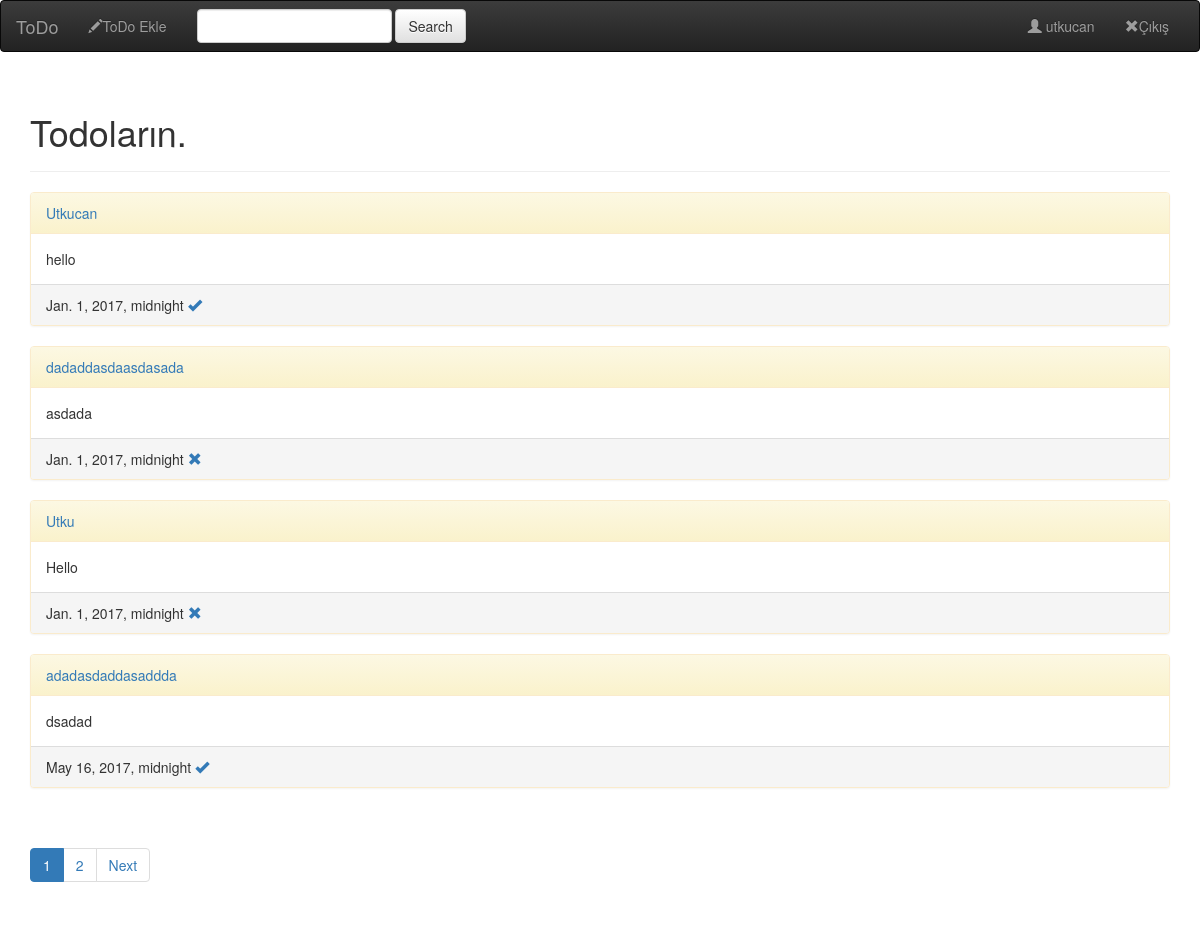
The page /profile/ (signed in) on the database as committed earlier.
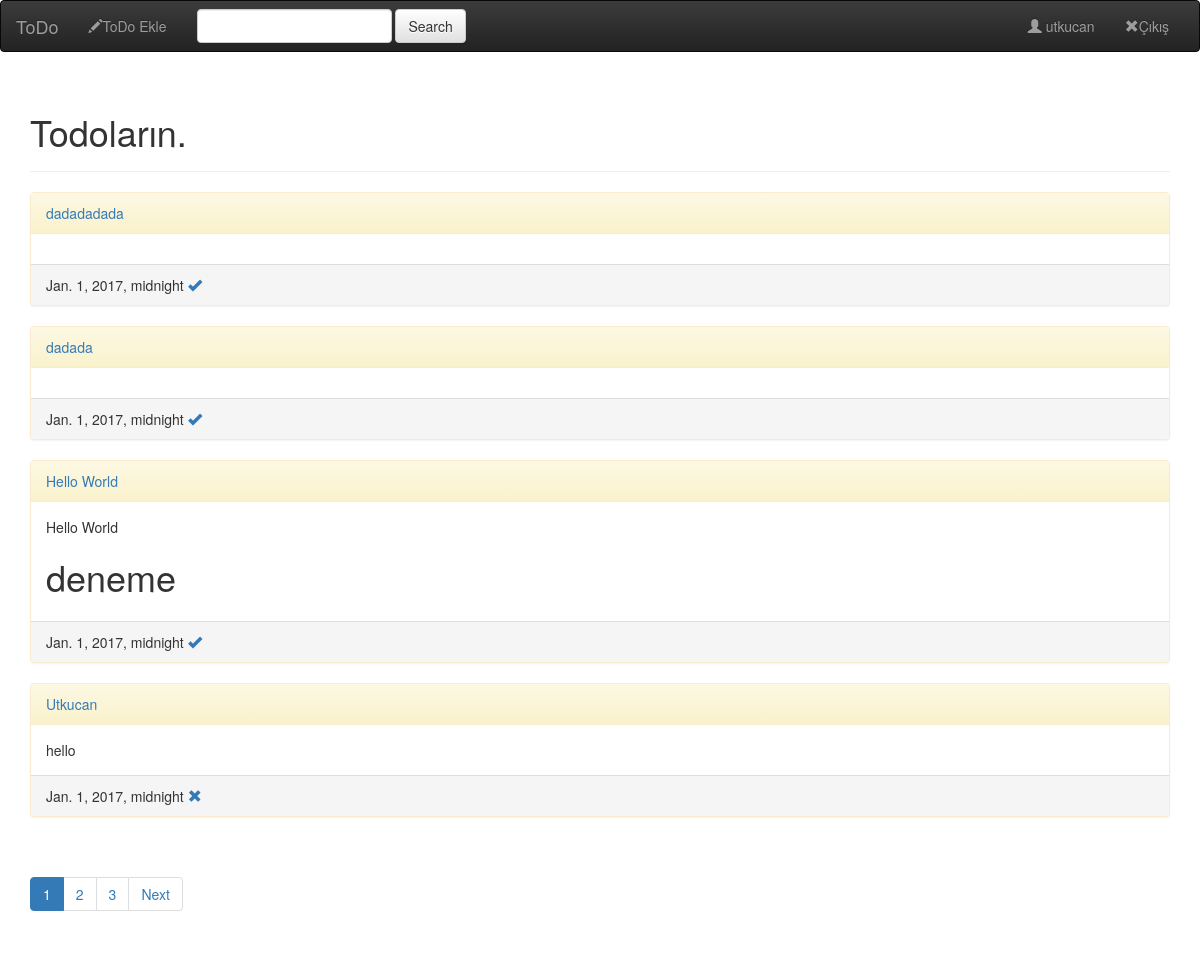
The same page on the database as committed later.
### todo/models.py (models this page shows, shortened)
class ToDo(models.Model):
    title = models.CharField(max_length=140, unique=True)
    content = models.TextField(max_length=250)
    createdate = models.DateTimeField(auto_now_add=True)
    tododate = models.DateTimeField()
    user = models.ForeignKey("auth.User")
    done = models.BooleanField(default=False)
    publish = models.BooleanField(default=True)
    class Meta:
        ordering = ["-createdate"]

### todo/views.py (the view)
# urls.py: url(r"^profile/$", views.ProfileView, name="profile"),
def ProfileView(request):
    if request.user.is_authenticated():
        user = request.user
    else:
        return redirect('accounts:login')
    all_todo = ToDo.objects.filter(user__username=user.username)
    paginator = Paginator(all_todo, 4)
    page = request.GET.get('page')
    try:
        pg = paginator.page(page)
    except PageNotAnInteger:
        pg = paginator.page(1)
    except EmptyPage:
        pg = paginator.page(paginator.num_pages)
    return render(request, "profile.html", {"all_todo":all_todo, "user":user, "posts":pg})

### templates/profile.html (shortened to what this page needs)
{% extends 'base.html' %}
{%block body %}
<div class="container">
    <div class="page-header">
        <h1>Todoların.</h1>
    </div>
{% for todo in posts %}
<div class="panel panel-warning">
    <div class="panel-heading"><a href="{% url 'todo:detail' todo.id %}">{{todo.title}}</a></div>
  <div class="panel-body">
  {% autoescape on %}
    {{todo.content|safe}}
                              {% endautoescape %}   </div>
<div class="panel-footer">{{todo.tododate}}
    {% if not todo.done %}
<a href="{% url 'todo:done' todo.id %}"><span class="glyphicon glyphicon-ok"></span></a>
{% else %}
<a href="{% url 'todo:done' todo.id %}"><span class="glyphicon glyphicon-remove"></span></a>
{% endif %}
</div>
</div>
{% endfor %}
</div>
{% if posts %}
<div class="container">
    <div class="pagination">
      <ul class="pagination">
          {% for pg in posts.paginator.page_range %}
              {% if posts.number == pg %}
                  <li class="active"><a href="?page={{ pg }}">{{ pg }}</a></li>
              {% else %}
                  <li><a href="?page={{ pg }}">{{ pg }}</a></li>
              {% endif %}
          {% endfor %}
          {% if posts.has_next %}
              <li><a href="?page={{ posts.next_page_number }}">Next</a></li>
          {% endif %}
      </ul>
    </div>
</div>
{% endif %}
{% endblock %}

Rows that differ between the two databases and show on the page:
no longer on this page (row unchanged): ToDo: title "dadaddasdaasdasada", content "asdada", tododate "Jan. 1, 2017, midnight", done True (drawn)
no longer on this page (row unchanged): ToDo: title "Utku", content "Hello", tododate "Jan. 1, 2017, midnight", done True (drawn)
no longer on this page (row unchanged): ToDo: title "adadasdaddasaddda", content "dsadad", tododate "May 16, 2017, midnight", done False (drawn)
added ToDo: title "dadadadada", tododate "Jan. 1, 2017, midnight", done False (drawn)
added ToDo: title "dadada", tododate "Jan. 1, 2017, midnight", done False (drawn)
added ToDo: title "Hello World", content "Hello World deneme", tododate "Jan. 1, 2017, midnight", done False (drawn)
changed ToDo "Utkucan": done False → True (drawn)
Other text that changed with them:
new list line: "3"
